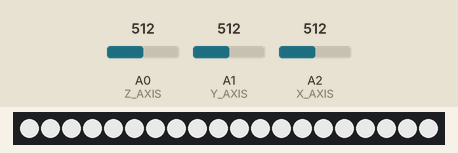
This sketch was run on a simulated Arduino Uno, built with avr-gcc and run on an emulated ATmega328P. Shown: 20 RGB LEDs in strip order, left to right. The test bench sets the inputs (shaded band); at power-on: A0 (Z_AXIS) = 512, A1 (Y_AXIS) = 512, A2 (X_AXIS) = 512. Dim RGB values are drawn brighter than linear; what the sketch prints to the serial monitor is not drawn.

Above: at 4.2 s.
4.3 s: A0 (Z_AXIS) set to 610
5.8 s: A1 (Y_AXIS) set to 610
7.3 s: A2 (X_AXIS) set to 306
At 8.5 s:
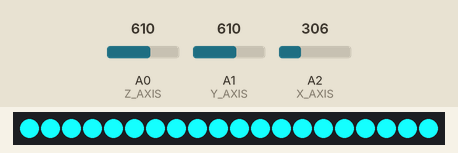
8.8 s: A0 (Z_AXIS) set to 511
10.3 s: A2 (X_AXIS) set to 511
At 11.5 s:
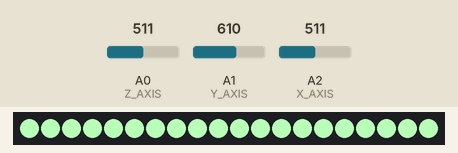
11.8 s: A1 (Y_AXIS) set to 306
At 12.9 s:
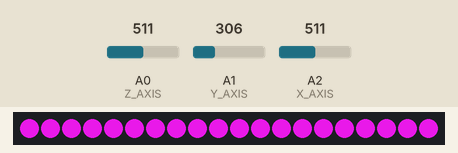
Timing chart, 0 to 14.3 s (numbered marks = the images above; inputs shaded):
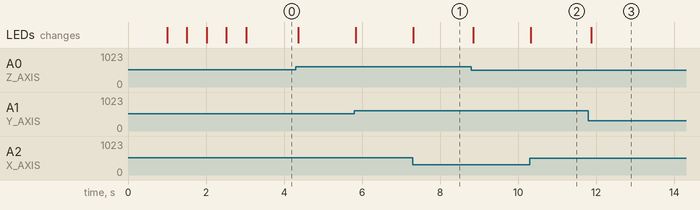

Measured:
- after the input at 7.3 s, the LEDs: change at once (image 1)
- after the input at 10.3 s, the LEDs: change at once (image 2)
- after the input at 11.8 s, the LEDs: change after 0.07 s (image 3)

The sketch:

lighttrack.ino
```cpp
#include "Adafruit_WS2801.h"
#include "SPI.h"
//#include <ccspi.h>
#include <string.h>
//#include <Wire.h>
//#include <Adafruit_Sensor.h>
//#include <Adafruit_ADXL345_U.h>

//Data PIN for NeoPixel
#define PIN 6
#define Z_AXIS 0
#define Y_AXIS 1
#define X_AXIS 2
#define LEDS 20

uint32_t ip;

/* Assign a unique ID to this sensor at the same time */
//Adafruit_ADXL345_Unified accel = Adafruit_ADXL345_Unified(12345);


//led values
byte ledValues[3]; //  RGB
int ledSteps[3]; //inc- or decrement value per color

uint8_t dataPin  = 2;    // Yellow wire on Adafruit Pixels
uint8_t clockPin = 3;    // Green wire on Adafruit Pixels

// Don't forget to connect the ground wire to Arduino ground,
// and the +5V wire to a +5V supply

// Set the first variable to the NUMBER of pixels. 25 = 25 pixels in a row
Adafruit_WS2801 strip = Adafruit_WS2801(LEDS, dataPin, clockPin);
void setup()
{
  //setup serial
  Serial.begin(115200);

  //accel.setRange(ADXL345_RANGE_8_G);

  //initial values for color values and increment steps
  ledValues[0] = 0;
  ledValues[1] = 0;
  ledValues[2] = 0;

  ledSteps[0] = 0;
  ledSteps[1] = 0;
  ledSteps[2] = 0;

  delay(1000);

  strip.begin();
  strip.show();

  //show that we are alive
  strip.setPixelColor(0, Color(127, 0, 0));
  strip.show();
  delay(500);

  strip.setPixelColor(0, Color(0, 127, 0));
  strip.show();
  delay(500);

  strip.setPixelColor(0, Color(0, 0, 127));
  strip.show();
  delay(500);

  strip.setPixelColor(0, Color(0, 63, 127));
  strip.show();
  delay(500);
  strip.setPixelColor(0, Color(0, 0, 0));
  strip.show();

}

void loop(void)
{

  int treshold_min = 280;
  int treshold_max = 600;
  float multyplier = 255/float(treshold_max-treshold_min);
  int z_axis = analogRead(Z_AXIS);
  int y_axis = analogRead(Y_AXIS);
  int x_axis = analogRead(X_AXIS);
  //Serial.println("values");
  //Serial.println(z_axis);
  //Serial.println(y_axis);
  //Serial.println(x_axis);

  if(z_axis < treshold_min) {
    z_axis = treshold_min;
  } else if(z_axis > treshold_max) {
    z_axis = treshold_max;
  }

  if(x_axis < treshold_min) {
    x_axis = treshold_min;
  } else if(x_axis > treshold_max) {
    x_axis = treshold_max;
  }

  if(y_axis < treshold_min) {
    y_axis = treshold_min;
  } else if(y_axis > treshold_max) {
    y_axis = treshold_max;
  }

  z_axis = z_axis - treshold_min;
  x_axis = x_axis - treshold_min;
  y_axis = y_axis - treshold_min;

  Serial.println("-------------");
  //Serial.println(z_axis);
  //Serial.println(y_axis);
  //Serial.println(x_axis);
  //Serial.println("* * *");
  //Serial.println(z_axis*multyplier);
  //Serial.println(y_axis*multyplier);
  //Serial.println(x_axis*multyplier);

  //strip.setPixelColor(0, Color((int) x_axis*multyplier,(int) y_axis*multyplier, (int) z_axis*multyplier));
  setColor((int) x_axis*multyplier,(int) y_axis*multyplier, (int) z_axis*multyplier);
  strip.show();
  delay(60);
}

uint32_t Color(byte r, byte g, byte b)
{
  uint32_t c;
  c = b;
  c <<= 8;
  c |= r;
  c <<= 8;
  c |= g;
  return c;
}

void setColor(int red, int green, int blue)
{
  int i;
  for (i=0; i < strip.numPixels(); i++) {
      strip.setPixelColor(i, Color(green, blue, red));
  }
   strip.show();
}
```
